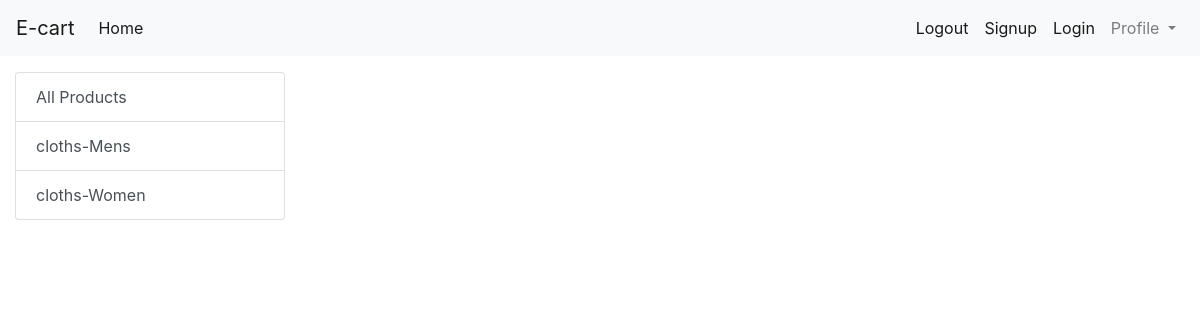
Before: /?category=2 with the older database file.
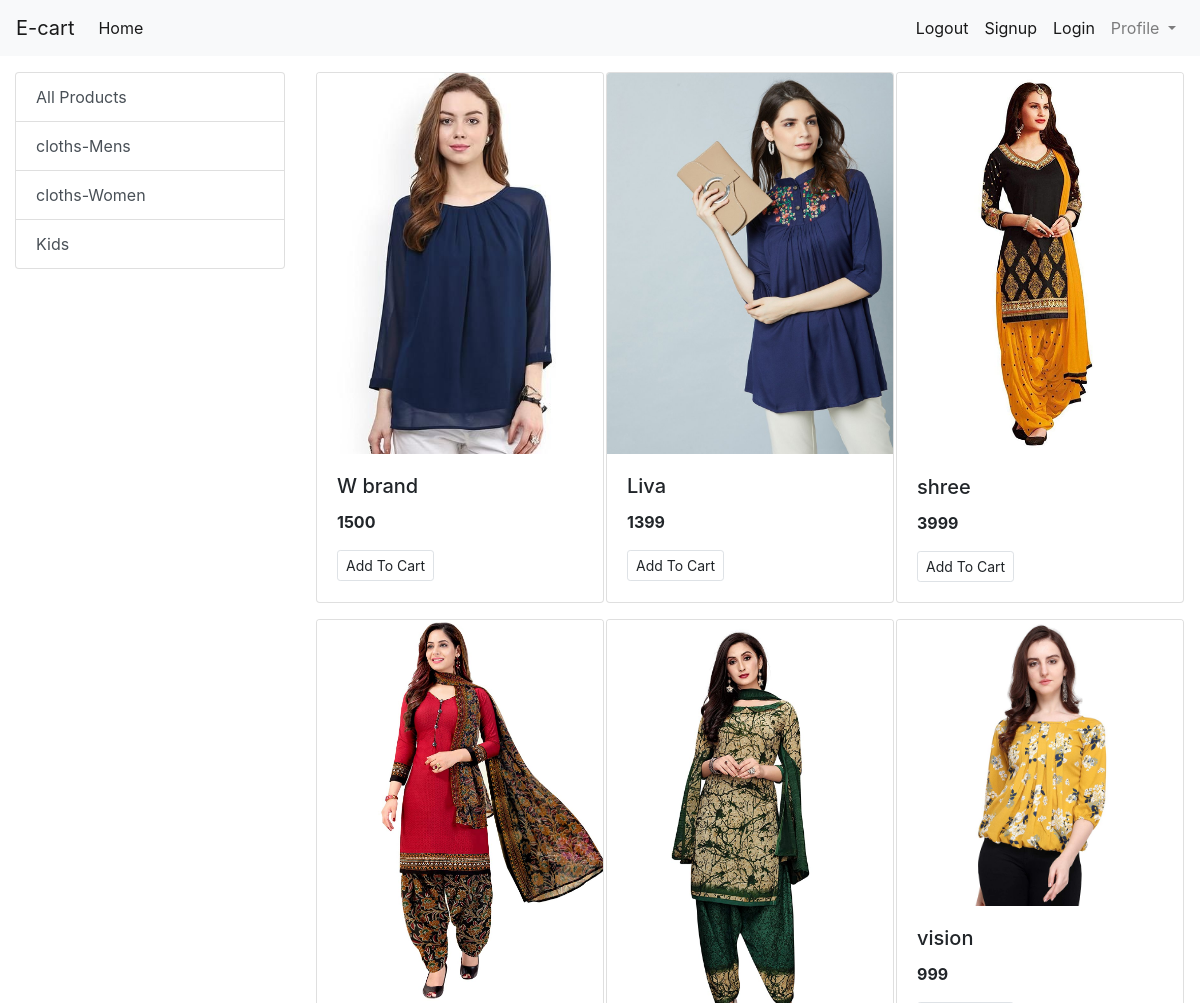
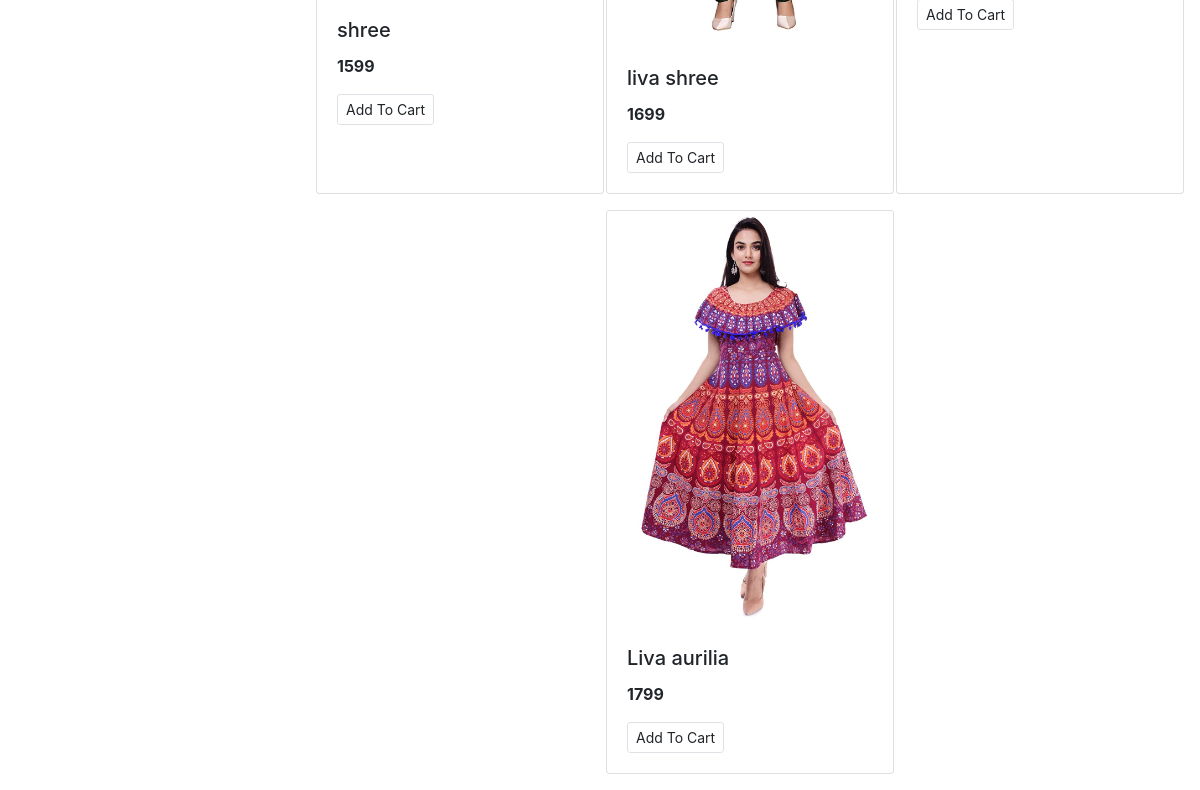
After: the same page with the newer database file (2 pictures, top to bottom).
### store/models/category.py (models this page shows, shortened)
class Category(models.Model):
    name = models.CharField(max_length=20)
    @staticmethod
    def get_all_categories():
        return Category.objects.all()

### store/models/product.py (models this page shows)
class Product(models.Model):
    name = models.CharField(max_length=50)
    price = models.IntegerField(default=0)
    category = models.ForeignKey(Category, on_delete=models.CASCADE,default=1)
    description = models.CharField(max_length=200,default='', null = True, blank = True )
    image =models.ImageField(upload_to='static/products/')
    @staticmethod
    def get_all_products():
        return Product.objects.all()
    @staticmethod
    def get_all_products_by_categoryid(category_id):
        if category_id:
            return Product.objects.filter(category = category_id)
        else:
            return Product.get_all_products()

### store/views.py (the view)
# urls.py: path('',index),
def index(request):
    products = Product.get_all_products()
    categories = Category.get_all_categories()
    categoryID = (request.GET.get('category'))
    if categoryID:
        products =Product.get_all_products_by_categoryid(categoryID)
    else:
        products = Product.get_all_products
    data = {}
    data['products'] = products
    data['categories'] = categories
    return render(request,'index.html', data)

### store/templates/index.html
{% extends 'base.html'%}
{% block content %}
<div class="container-fluid mt-3">
    <div class="row">
        <div class="col-lg-3 mx-auto">
            <div class="list-group">
                <a href="/" class="list-group-item list-group-item-action">All Products</a>
                {% for category in categories%}
                <a href="/?category={{category.id}}" class="list-group-item list-group-item-action">
                    {{category.name}}</a>
                {% endfor %}
            </div>
        </div>
        <div id='products' class="col-lg-9 mx-auto">
            <div class="row mx-auto">
                {% for Product in products %}
                <div class="card mx-auto mb-3" style="width: 18rem;">
                    <img src="{{Product.image.url}}" class="card-img-top" alt="...">
                    <div class="card-body">
                        <h5 class="card-title">{{Product.name}}</h5>
                        <p class="card-text"><b>{{Product.price}}</b></p>
                        <a href="#" class="btn border btn-sm">Add To Cart</a>
                    </div>
                </div>
                {%endfor%}
            </div>
        </div>
    </div>
</div>
{% endblock %}

### store/templates/base.html (shortened to what this page needs)
<!DOCTYPE html>
<html lang="en">
<head>
    <link rel="stylesheet" href="https://stackpath.bootstrapcdn.com/bootstrap/4.5.2/css/bootstrap.min.css"
>
</head>
<body>
    <nav class="navbar navbar-expand-lg navbar-light bg-light">
        <a class="navbar-brand" href="#">E-cart</a>
        <div class="collapse navbar-collapse" id="navbarSupportedContent">
            <ul class="navbar-nav mr-auto">
                <li class="nav-item active">
                    <a class="nav-link" href="#">Home<span class="sr-only">(current)</span></a>
                </li>
        </div>
        <ul class="navbar-nav my-2 my-lg-0">
            <li class="nav-item active">
                <a class="nav-link" href="#">Logout<span class="sr-only">(current)</span></a>
            </li>
            <li class="nav-item active">
                <a class="nav-link" href="/signup">Signup<span class="sr-only">(current)</span></a>
            </li>
            <li class="nav-item active">
                <a class="nav-link" href="#">Login<span class="sr-only">(current)</span></a>
            </li>
            <li class="nav-item dropdown">
                <a class="nav-link dropdown-toggle" href="#" id="navbarDropdown" role="button" data-toggle="dropdown"
                    aria-haspopup="true" aria-expanded="false">
                    Profile
                </a>
            </li>
        </ul>
    </nav>
    {% block content %}
    {% endblock %}
</body>
</html>

Changed rows visible on the page:
added Category: name "Kids"
added Product: image (picture), name "W brand", price "1500"
added Product: image (picture), name "Liva", price "1399"
added Product: image (picture), name "shree", price "3999"
added Product: image (picture), name "shree", price "1599"
added Product: image (picture), name "liva shree", price "1699"
added Product: image (picture), name "vision", price "999"
added Product: image (picture), name "Liva aurilia", price "1799"
